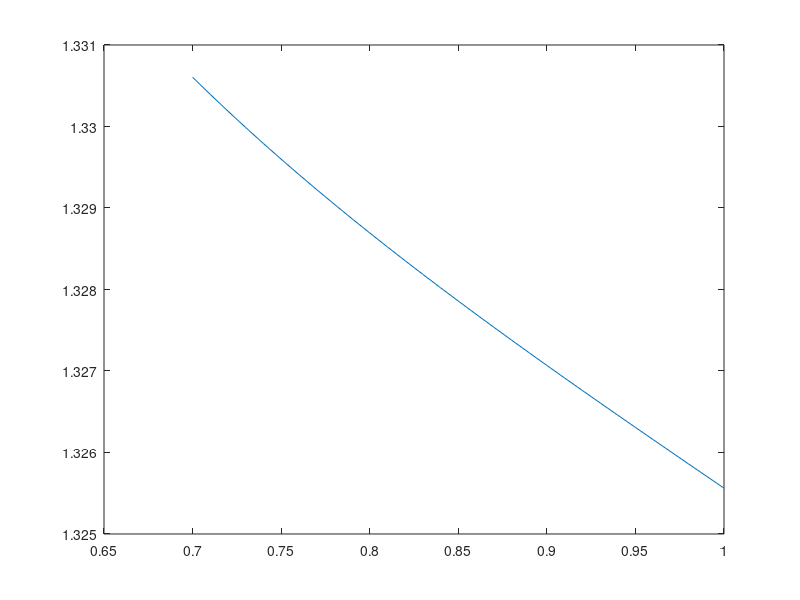

The MATLAB script that drew this image:
clear all
%%

Material='Water';
Wavelength_Range=[0.7 1];    %micron

%%
Wavelength_Array=Wavelength_Range(1):0.01:Wavelength_Range(2);

if strcmp(Material,'Water')
    A1=0.5672526103;
    A2=0.1736581125;
    A3=0.02121531502;
    A4=0.1138493213;
    B1=0.005085550461;
    B2=0.01814938654;
    B3=0.02617260739;
    B4=10.73888649;
end

RI=(1+(A1*Wavelength_Array.^2)./(Wavelength_Array.^2-B1)+(A2*Wavelength_Array.^2)./(Wavelength_Array.^2-B2)+(A3*Wavelength_Array.^2)./(Wavelength_Array.^2-B3)+(A4*Wavelength_Array.^2)./(Wavelength_Array.^2-B4)).^0.5;
plot(Wavelength_Array,RI);
% 
% Pole1=(1+(A1*Wavelength_Array.^2)./(Wavelength_Array.^2-B1)).^0.5;
% Pole2=(1+(A2*Wavelength_Array.^2)./(Wavelength_Array.^2-B2)).^0.5;
% Pole3=(1+(A3*Wavelength_Array.^2)./(Wavelength_Array.^2-B3)).^0.5;
% Pole4=(1+(A4*Wavelength_Array.^2)./(Wavelength_Array.^2-B4)).^0.5;
% plot(Wavelength_Array,Pole1,Wavelength_Array,Pole2,Wavelength_Array,Pole3,Wavelength_Array,Pole4);
